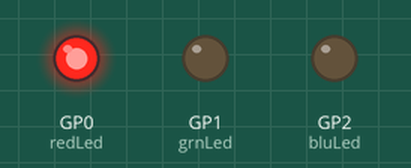
The program below on a simulated Raspberry Pi Pico running MicroPython. On the bench: output pins drawn as LEDs (lit = HIGH).

Above: at 0.5 s.
At 1.5 s:
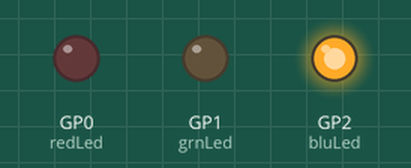
At 5.5 s:
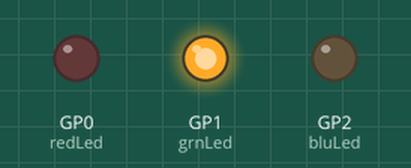
Timing chart, 0 to 6.9 s (numbered marks = the images above):
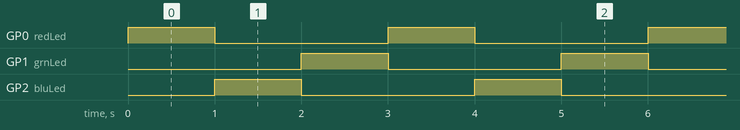

The program:

rgbTime.py
```python
from machine import Pin
import time

red = 0
grn = 1
blu = 2

redLed = Pin(red, Pin.OUT)
redLed.value(0)
bluLed = Pin(blu, Pin.OUT)
bluLed.value(0)
grnLed = Pin(grn, Pin.OUT)
grnLed.value(0)

while True:
    redLed.value(1)
    time.sleep(1)
    redLed.value(0)
    bluLed.value(1)
    time.sleep(1)
    bluLed.value(0)
    grnLed.value(1)
    time.sleep(1)
    grnLed.value(0)
```

Measured:
- by itself, GP0 (redLed), GP1 (grnLed), GP2 (bluLed): alternates HIGH for 1.0 s and LOW for 2.0 s
- by itself, everything shown: repeats every 3.0 s, in 3 steps
